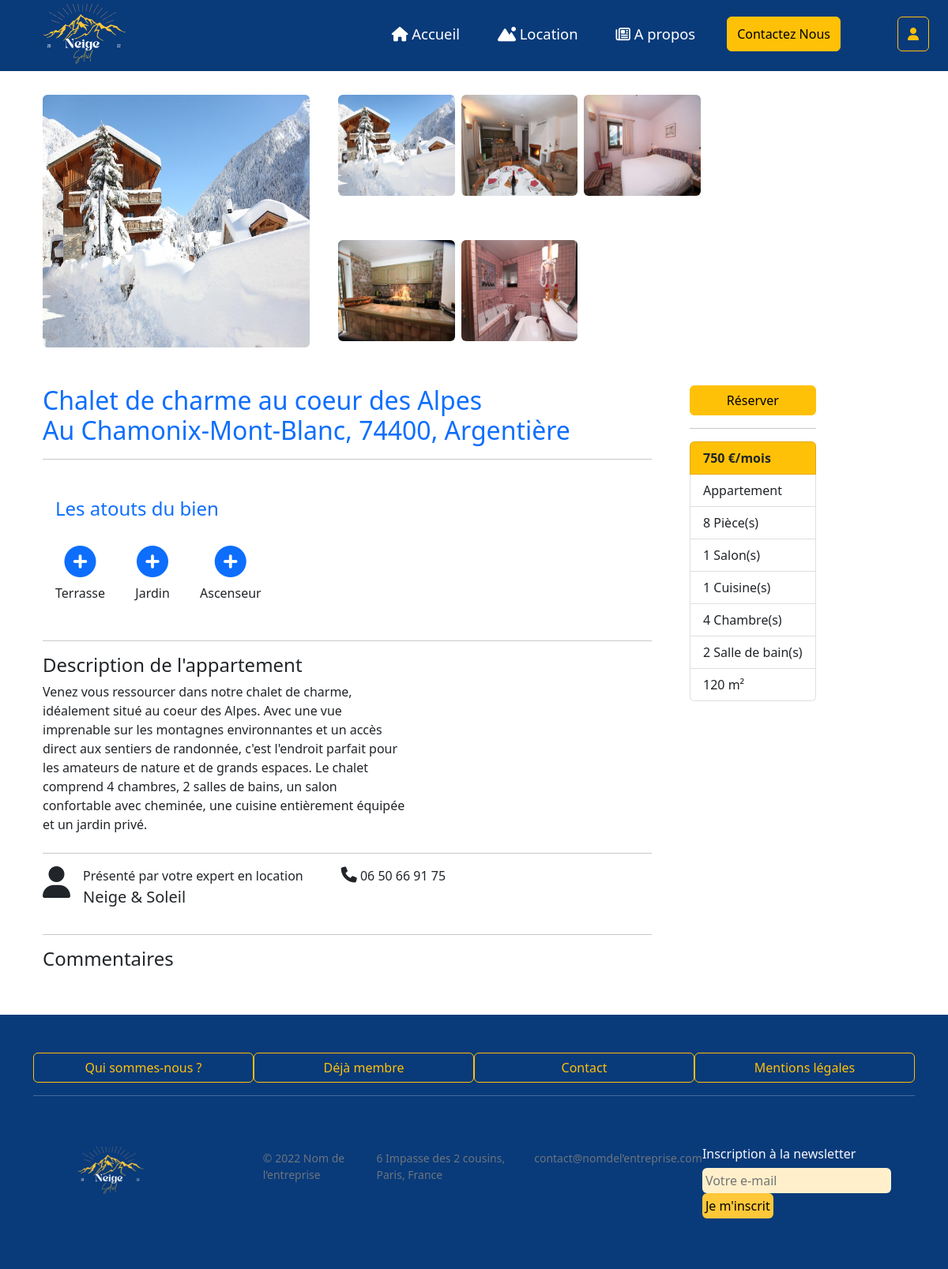
The app's page /index.php?page=appartement&id_appart=2 (signed in) with its own data.
### tables this page shows
CREATE table appartement (
    id_appart int(5) not null AUTO_INCREMENT,
    statut_appart enum ("Disponible", "En location", "En attente"),
    prix_appart FLOAT,
    intitule_appart VARCHAR(100),
    ville_appart VARCHAR (50),
    cp_appart VARCHAR (50),
    adresse_appart varchar (255),
    description_appart VARCHAR(5000),
    type_appart VARCHAR (50),
    superficie_appart VARCHAR (50),
    image VARCHAR (50) NULL,
    nb_chambre int (5),
    nb_cuisine int(5),
    nb_salon int(5),
    nb_salle_bain int(5),
    nb_piece int(5),
    id_user INT(5),
    FOREIGN key (id_user) REFERENCES user(id_user),
    PRIMARY key (id_appart)
);

Create table images (
    id_img int(10) not null AUTO_INCREMENT,
    nom_img varchar(100) not null,
    type_img varchar(100) not null,
    id_appart int(10),
    foreign key (id_appart) references appartement(id_appart),
    primary key (id_img)
);

create table atouts(
    id_atout int(10) not null AUTO_INCREMENT,
    nom_atout varchar(100) not null, 
    id_appart int(5),
    Foreign Key (id_appart) REFERENCES appartement(id_appart),
    primary key (id_atout)
);

### controller/config_database.php (called while the page is built)
<?php
	$server = "localhost";
	$bdd = "neige_soleil";
	$user = "root";
	$mdp = "";
?>

### src/model.php (called while the page is built, shortened)
<?php
class Modele
{
    private $unPDO;
    public function __construct($server, $bdd, $user, $mdp)
    {
        $this->unPDO = null;
        try {
            $url = "mysql:host=" . $server . ";dbname=" . $bdd;
            $this->unPDO = new PDO($url, $user, $mdp);
        } catch (PDOException $exp) {
            echo "<br/>Erreur de connexion à la base de données !";
            echo $exp->getMessage();
        }
    }
    public function selectWhereApprtement($id_appart)
    {
        if ($this->unPDO != null) {
            $request = "select * from appartement where id_appart = :id_appart";
            $donnees = array(":id_appart" => $id_appart);
            $select = $this->unPDO->prepare($request);
            $select->execute($donnees);
            $appartement = $select->fetch();
            return $appartement;
        }
    }
    public function selectWhereImage($id_appart)
    {
        if ($this->unPDO != null) {
            $request = "select * from images where id_appart =:id_appart ";
            $select = $this->unPDO->prepare($request);
            $select->bindValue(':id_appart', $id_appart, PDO::PARAM_INT);
            $select->execute();
            $image = $select->fetchAll();
            return $image;
        }
    }
    public function selectWhereAtout($id_appart)
    {
        if ($this->unPDO != null) {
            $request = "select * from atouts where id_appart =:id_appart ";
            $select = $this->unPDO->prepare($request);
            $select->bindValue(':id_appart', $id_appart, PDO::PARAM_INT);
            $select->execute();
            $atouts = $select->fetchAll();
            return $atouts;
        }
    }
}

### setting/setting_appartement.php (called while the page is built, shortened)
<?php
if (isset($_GET['id_appart'])) {
    $id_appart = $_GET['id_appart'];
    $appartement = $unController->selectWhereApprtement($id_appart);
    $images = $unController->selectWhereImage($id_appart);
    $atouts = $unController->selectWhereAtout($id_appart);
}

### controller/controller.php (called while the page is built, shortened)
<?php
require_once("src/model.php");
class Controller
{
    private $unModele;
    public function __construct($server, $bdd, $user, $mdp)
    {
        $this->unModele = new Modele($server, $bdd, $user, $mdp);
    }
    public function selectWhereApprtement($id_appart)
    {
        return $this->unModele->selectWhereApprtement($id_appart);
    }
    public function selectWhereImage($id_appart)
    {
        $imagesAppart = $this->unModele->selectWhereImage($id_appart);
        return $imagesAppart;
    }
    public function selectWhereAtout($id_appart)
    {
        $atouts = $this->unModele->selectWhereAtout($id_appart);
        return $atouts;
    }
}

### Templates/appartement.php (the view, shortened to what this page needs)
<section class="container section_appart">
  <div class=" text-center">
    <div class="row container-fluid" style="width:80%;">
      <div class="col-5 ">
        <?php
        echo ' <div class=" mt-5"><img src="Images/' . $appartement['image'] . '" class="rounded card-img-top" style="width:100; height:20rem;" id="full" alt="..."></div>
        </div>
        <div class="col-7 ">
          <div class="container text-center">
            <div class="row g-2">';
        foreach ($images as $image) {
          echo '
                 <div class="col-4">
                <div class="mt-5"><img src="images/' . $image['nom_img'] . '.' . $image['type_img'] . '" class="rounded card-img-top small" style="width:100; height:8rem;" alt="Appartement"></div>
              </div>';
        }
        ?>
      </div>
    </div>
  </div>
  </div>
  </div>
  <div class="d-flex py-5 container">
    <div class="pe-5 w-75">
      <?php
      echo '<h2 class="text-primary fw-lighter">' . $appartement['intitule_appart'] . ' <br> Au ' . $appartement['adresse_appart'] . ', ' . $appartement['cp_appart'] . ', ' . $appartement['ville_appart'] . '</h2>';
      echo '
      <hr>
      <h4 class="mt-5 ps-3 text-primary fw-lighter">Les atouts du bien</h4>
      <div class="d-flex">';
      foreach ($atouts as $atout) {
        echo '   <div class="text-center p-3">
        <i class="fa-solid fa-circle-plus fs-1 text-primary m-2"></i>
        <p>' . $atout['nom_atout'] . '</p>
      </div>';
      }
      echo '
      </div>
      <hr>
      <h4>Description de l\'appartement</h4>
      <p style="height: 25vh; width: 60%; ">' . $appartement['description_appart'] . '</p>
      <hr>
      <div class="d-flex">
        <div class="d-flex pe-5">
          <i class="fa-solid fa-user fs-1 me-3"></i>
          <p>Présenté par votre expert en location<br><span class="fs-5">Neige & Soleil</span></p>
        </div>
        <div class="pe-5">
          <i class="fa-solid fa-phone fs-5"></i></i> 06 50 66 91 75
        </div>
      </div>
      <hr>
      <h4>Commentaires</h4>
    </div>
    <div>';
      if (!isset($_SESSION["email_locataire"]) && !isset($_SESSION["email_proprio"])) {
        echo '<button class="btn btn-warning w-100" data-bs-target="" data-bs-toggle="modal"><a class="text-decoration-none text-black" href="index.php?page=connexion_locataire">Réserver</a></button>';
      } else {
        echo '<a href="index.php?page=calendrier&id_appart=' . $appartement["id_appart"] . '"><button class="btn btn-warning w-100" data-bs-target="#exampleModalToggle" data-bs-toggle="modal">Réserver</button></a>';
      }
      $nb_piece = $appartement['nb_salon'] + $appartement['nb_cuisine'] + $appartement['nb_chambre'] + $appartement['nb_salle_bain'];
      echo '<hr class="y-5">
        <div>
          <ul class="list-group">
            <li class="list-group-item bg-warning fw-semibold">' . $appartement['prix_appart'] . ' €/mois</li>
            <li class="list-group-item">' . $appartement['type_appart'] . ' </li>
            <li class="list-group-item">' . $nb_piece . ' Pièce(s)</li>
            <li class="list-group-item">' . $appartement['nb_salon'] . ' Salon(s)</li>
            <li class="list-group-item">' . $appartement['nb_cuisine'] . ' Cuisine(s)</li>
            <li class="list-group-item">' . $appartement['nb_chambre'] . ' Chambre(s)</li>
            <li class="list-group-item">' . $appartement['nb_salle_bain'] . ' Salle de bain(s)</li>
            <li class="list-group-item">' . $appartement['superficie_appart'] . ' m²</li>
          </ul>
        </div>
      </div>';
      ?>
    </div>
</section>

### records on screen
appartement: image (picture), intitule_appart "Chalet de charme au coeur des Alpes", adresse_appart "Chamonix-Mont-Blanc", cp_appart "74400", ville_appart "Argentière", description_appart "Venez vous ressourcer dans notre chalet de charme, idéalement situé au coeur des Alpes. Avec une vue imprenable sur les montagnes environnantes et un accès direct aux sentiers de randonnée, c'est l'endroit parfait pour les amateurs de nature et de grands espaces. Le chalet comprend 4 chambres, 2 salles de bains, un salon confortable avec cheminée, une cuisine entièrement équipée et un jardin privé.", prix_appart "750", type_appart "Appartement", nb_piece "8", nb_salon "1", nb_cuisine "1", nb_chambre "4", nb_salle_bain "2", superficie_appart "120"
images: shows a picture
images: shows a picture
images: shows a picture
images: shows a picture
images: shows a picture
atouts: nom_atout "Terrasse"
atouts: nom_atout "Jardin"
atouts: nom_atout "Ascenseur"
